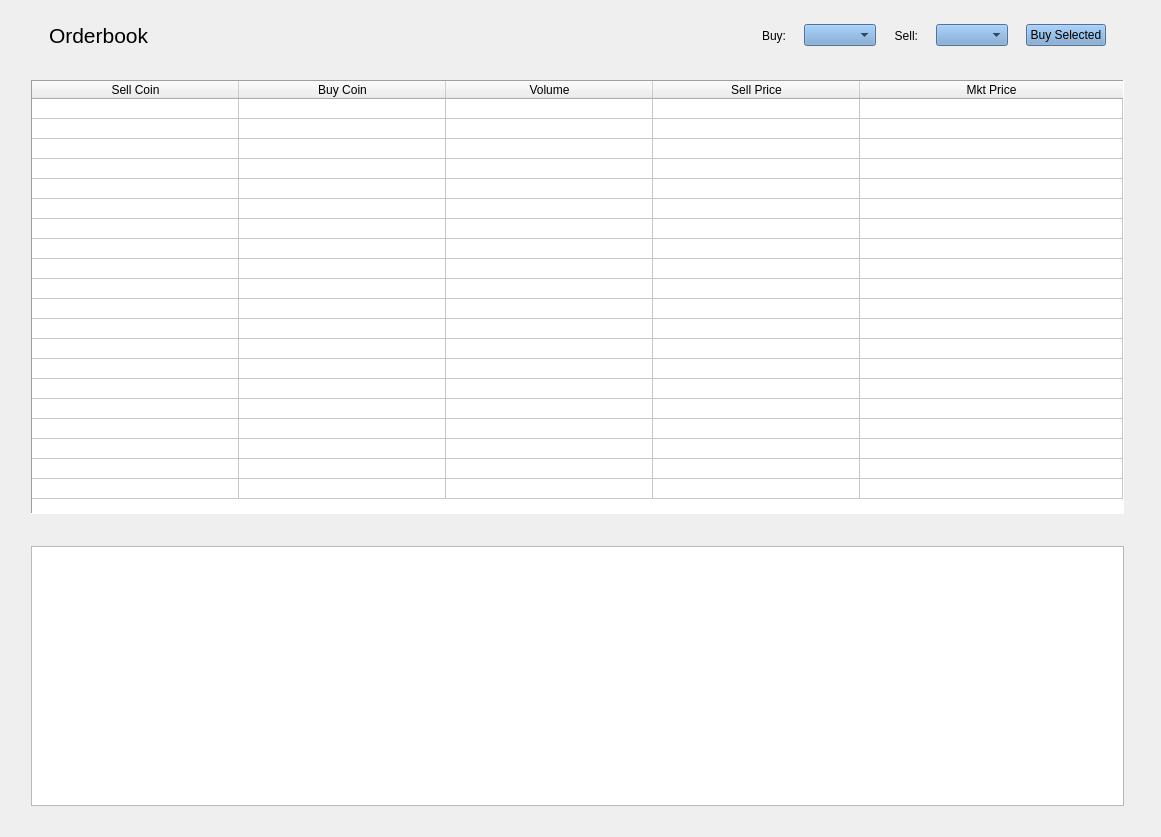
  <widget class="QWidget" name="tab_orderbook">
   <attribute name="title">
    <string>Orderbook</string>
   </attribute>
   <layout class="QGridLayout" name="gridLayout_24">
    <item row="1" column="1">
     <widget class="QFrame" name="frame">
      <property name="sizePolicy">
       <sizepolicy hsizetype="MinimumExpanding" vsizetype="Preferred">
        <horstretch>0</horstretch>
        <verstretch>0</verstretch>
       </sizepolicy>
      </property>
      <property name="maximumSize">
       <size>
        <width>16777215</width>
        <height>50</height>
       </size>
      </property>
      <property name="frameShape">
       <enum>QFrame::NoFrame</enum>
      </property>
      <property name="frameShadow">
       <enum>QFrame::Raised</enum>
      </property>
      <layout class="QGridLayout" name="gridLayout_23">
       <property name="leftMargin">
        <number>12</number>
       </property>
       <property name="topMargin">
        <number>0</number>
       </property>
       <property name="rightMargin">
        <number>0</number>
       </property>
       <property name="bottomMargin">
        <number>0</number>
       </property>
       <property name="spacing">
        <number>0</number>
       </property>
      </layout>
     </widget>
    </item>
    <item row="1" column="2" rowspan="5">
     <spacer name="verticalSpacer_21">
      <property name="orientation">
       <enum>Qt::Vertical</enum>
      </property>
      <property name="sizeHint" stdset="0">
       <size>
        <width>20</width>
        <height>40</height>
       </size>
      </property>
     </spacer>
    </item>
    <item row="5" column="1">
     <widget class="QGraphicsView" name="graphicsView">
      <property name="minimumSize">
       <size>
        <width>0</width>
        <height>260</height>
       </size>
      </property>
      <property name="maximumSize">
       <size>
        <width>16777215</width>
        <height>260</height>
       </size>
      </property>
     </widget>
    </item>
    <item row="3" column="1">
     <widget class="QTableWidget" name="orderbook_table">
      <property name="sizePolicy">
       <sizepolicy hsizetype="MinimumExpanding" vsizetype="Expanding">
        <horstretch>0</horstretch>
        <verstretch>0</verstretch>
       </sizepolicy>
      </property>
      <property name="frameShape">
       <enum>QFrame::Panel</enum>
      </property>
      <property name="frameShadow">
       <enum>QFrame::Sunken</enum>
      </property>
      <property name="sizeAdjustPolicy">
       <enum>QAbstractScrollArea::AdjustToContents</enum>
      </property>
      <property name="editTriggers">
       <set>QAbstractItemView::NoEditTriggers</set>
      </property>
      <property name="showDropIndicator" stdset="0">
       <bool>false</bool>
      </property>
      <property name="dragDropOverwriteMode">
       <bool>false</bool>
      </property>
      <property name="selectionMode">
       <enum>QAbstractItemView::SingleSelection</enum>
      </property>
      <property name="selectionBehavior">
       <enum>QAbstractItemView::SelectRows</enum>
      </property>
      <property name="textElideMode">
       <enum>Qt::ElideMiddle</enum>
      </property>
      <property name="sortingEnabled">
       <bool>true</bool>
      </property>
      <property name="rowCount">
       <number>20</number>
      </property>
      <property name="columnCount">
       <number>5</number>
      </property>
      <attribute name="horizontalHeaderCascadingSectionResizes">
       <bool>true</bool>
      </attribute>
      <attribute name="horizontalHeaderDefaultSectionSize">
       <number>207</number>
      </attribute>
      <attribute name="horizontalHeaderShowSortIndicator" stdset="0">
       <bool>true</bool>
      </attribute>
      <attribute name="horizontalHeaderStretchLastSection">
       <bool>true</bool>
      </attribute>
      <attribute name="verticalHeaderVisible">
       <bool>false</bool>
      </attribute>
      <attribute name="verticalHeaderDefaultSectionSize">
       <number>20</number>
      </attribute>
      <attribute name="verticalHeaderHighlightSections">
       <bool>true</bool>
      </attribute>
      <attribute name="verticalHeaderMinimumSectionSize">
       <number>20</number>
      </attribute>
      <row/>
      <row/>
      <row/>
      <row/>
      <row/>
      <row/>
      <row/>
      <row/>
      <row/>
      <row/>
      <row/>
      <row/>
      <row/>
      <row/>
      <row/>
      <row/>
      <row/>
      <row/>
      <row/>
      <row/>
      <column>
       <property name="text">
        <string>Sell Coin</string>
       </property>
      </column>
      <column>
       <property name="text">
        <string>Buy Coin</string>
       </property>
      </column>
      <column>
       <property name="text">
        <string>Volume</string>
       </property>
      </column>
      <column>
       <property name="text">
        <string>Sell Price</string>
       </property>
      </column>
      <column>
       <property name="text">
        <string>Mkt Price</string>
       </property>
      </column>
     </widget>
    </item>
    <item row="0" column="1">
     <widget class="QFrame" name="frame_7">
      <property name="sizePolicy">
       <sizepolicy hsizetype="Preferred" vsizetype="MinimumExpanding">
        <horstretch>0</horstretch>
        <verstretch>0</verstretch>
       </sizepolicy>
      </property>
      <property name="maximumSize">
       <size>
        <width>16777215</width>
        <height>62</height>
       </size>
      </property>
      <property name="frameShape">
       <enum>QFrame::NoFrame</enum>
      </property>
      <property name="frameShadow">
       <enum>QFrame::Raised</enum>
      </property>
      <layout class="QGridLayout" name="gridLayout_21">
       <property name="leftMargin">
        <number>18</number>
       </property>
       <property name="topMargin">
        <number>12</number>
       </property>
       <property name="rightMargin">
        <number>18</number>
       </property>
       <property name="bottomMargin">
        <number>0</number>
       </property>
       <property name="horizontalSpacing">
        <number>18</number>
       </property>
       <property name="verticalSpacing">
        <number>0</number>
       </property>
       <item row="0" column="0">
        <widget class="QLabel" name="label_45">
         <property name="sizePolicy">
          <sizepolicy hsizetype="MinimumExpanding" vsizetype="Preferred">
           <horstretch>0</horstretch>
           <verstretch>0</verstretch>
          </sizepolicy>
         </property>
         <property name="maximumSize">
          <size>
           <width>16777215</width>
           <height>50</height>
          </size>
         </property>
         <property name="text">
          <string>&lt;html&gt;&lt;head/&gt;&lt;body&gt;&lt;p&gt;&lt;span style=&quot; font-size:16pt;&quot;&gt;Orderbook&lt;/span&gt;&lt;/p&gt;&lt;/body&gt;&lt;/html&gt;</string>
         </property>
        </widget>
       </item>
       <item row="0" column="8">
        <widget class="QPushButton" name="orderbook_buy_btn">
         <property name="sizePolicy">
          <sizepolicy hsizetype="Fixed" vsizetype="Fixed">
           <horstretch>0</horstretch>
           <verstretch>0</verstretch>
          </sizepolicy>
         </property>
         <property name="maximumSize">
          <size>
           <width>16777215</width>
           <height>16777215</height>
          </size>
         </property>
         <property name="font">
          <font>
           <pointsize>9</pointsize>
          </font>
         </property>
         <property name="styleSheet">
          <string notr="true">background-color: rgb(114, 159, 207)</string>
         </property>
         <property name="text">
          <string>Buy Selected</string>
         </property>
        </widget>
       </item>
       <item row="0" column="4">
        <widget class="QComboBox" name="orderbook_sell_combo">
         <property name="sizePolicy">
          <sizepolicy hsizetype="Fixed" vsizetype="Fixed">
           <horstretch>0</horstretch>
           <verstretch>0</verstretch>
          </sizepolicy>
         </property>
         <property name="maximumSize">
          <size>
           <width>16777215</width>
           <height>16777215</height>
          </size>
         </property>
         <property name="styleSheet">
          <string notr="true">background-color: rgb(114, 159, 207)</string>
         </property>
        </widget>
       </item>
       <item row="0" column="3">
        <widget class="QLabel" name="orderbook_sell_lbl">
         <property name="text">
          <string>Sell:</string>
         </property>
         <property name="alignment">
          <set>Qt::AlignRight|Qt::AlignTrailing|Qt::AlignVCenter</set>
         </property>
        </widget>
       </item>
       <item row="0" column="1">
        <widget class="QLabel" name="orderbook_buy_lbl">
         <property name="text">
          <string>Buy:</string>
         </property>
         <property name="alignment">
          <set>Qt::AlignRight|Qt::AlignTrailing|Qt::AlignVCenter</set>
         </property>
        </widget>
       </item>
       <item row="0" column="2">
        <widget class="QComboBox" name="orderbook_buy_combo">
         <property name="sizePolicy">
          <sizepolicy hsizetype="Fixed" vsizetype="Fixed">
           <horstretch>0</horstretch>
           <verstretch>0</verstretch>
          </sizepolicy>
         </property>
         <property name="maximumSize">
          <size>
           <width>16777215</width>
           <height>16777215</height>
          </size>
         </property>
         <property name="styleSheet">
          <string notr="true">background-color: rgb(114, 159, 207)</string>
         </property>
        </widget>
       </item>
      </layout>
     </widget>
    </item>
    <item row="1" column="3" rowspan="2">
     <widget class="QFrame" name="frame_11">
      <property name="maximumSize">
       <size>
        <width>16777215</width>
        <height>50</height>
       </size>
      </property>
      <property name="frameShape">
       <enum>QFrame::NoFrame</enum>
      </property>
      <property name="frameShadow">
       <enum>QFrame::Raised</enum>
      </property>
      <layout class="QHBoxLayout" name="horizontalLayout">
       <property name="leftMargin">
        <number>0</number>
       </property>
       <property name="topMargin">
        <number>0</number>
       </property>
       <property name="rightMargin">
        <number>0</number>
       </property>
       <property name="bottomMargin">
        <number>0</number>
       </property>
      </layout>
     </widget>
    </item>
    <item row="2" column="1">
     <spacer name="horizontalSpacer_24">
      <property name="orientation">
       <enum>Qt::Horizontal</enum>
      </property>
      <property name="sizeHint" stdset="0">
       <size>
        <width>40</width>
        <height>20</height>
       </size>
      </property>
     </spacer>
    </item>
    <item row="6" column="1">
     <spacer name="horizontalSpacer_23">
      <property name="orientation">
       <enum>Qt::Horizontal</enum>
      </property>
      <property name="sizeHint" stdset="0">
       <size>
        <width>40</width>
        <height>20</height>
       </size>
      </property>
     </spacer>
    </item>
    <item row="2" column="0" rowspan="4">
     <spacer name="verticalSpacer_20">
      <property name="orientation">
       <enum>Qt::Vertical</enum>
      </property>
      <property name="sizeHint" stdset="0">
       <size>
        <width>20</width>
        <height>40</height>
       </size>
      </property>
     </spacer>
    </item>
    <item row="4" column="1">
     <spacer name="horizontalSpacer_39">
      <property name="orientation">
       <enum>Qt::Horizontal</enum>
      </property>
      <property name="sizeHint" stdset="0">
       <size>
        <width>40</width>
        <height>20</height>
       </size>
      </property>
     </spacer>
    </item>
   </layout>
  </widget>
